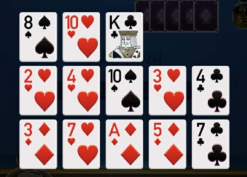
#> input picture src/ml/test_cards.jpg, 247 x 177 px
$ python -i card_detector.py   (imports and definitions only)
#> lines starting #> are read from the running program, lines starting #| are printed output that depends on the picture; after the words box and inside, x2 and y2 are one past the last pixel; in counts of white or black regions, pixels touching at a corner belong together
"""
Card Detection Module - Nhận diện lá bài từ hình ảnh
Supports multiple detection methods:
1. Template Matching (fast, works with standard card designs)
2. Color + Contour Detection (medium, works with most cards)
3. YOLO/CNN Model (accurate, requires training)
4. Google Vision API (cloud-based, very accurate)
"""

import cv2
import numpy as np
from PIL import Image
from pathlib import Path
from typing import List, Tuple, Optional, Dict, Any
from dataclasses import dataclass
from enum import Enum
import logging
import io
import base64

# Setup logging
# [1 line not run here, left out]
logger = logging.getLogger(__name__)


class DetectionMethod(Enum):
    TEMPLATE = "template"
    CONTOUR = "contour"
    YOLO = "yolo"
    HYBRID = "hybrid"
    MANUAL = "manual"


@dataclass
class DetectedCard:
    """Represents a detected card"""
    rank: str  # 2-10, J, Q, K, A
    suit: str  # S, H, D, C (Spades, Hearts, Diamonds, Clubs)
    confidence: float  # 0.0 - 1.0
    bbox: Tuple[int, int, int, int]  # x, y, width, height

    def to_string(self) -> str:
        """Convert to string format like 'AS', 'KH', '10D'"""
        return f"{self.rank}{self.suit}"

    def __str__(self):
        return self.to_string()


@dataclass
class DetectionResult:
    """Result of card detection"""
    cards: List[DetectedCard]
    image_with_boxes: np.ndarray
    raw_image: np.ndarray
    method_used: DetectionMethod
    processing_time: float
    warnings: List[str]

    @property
    def card_strings(self) -> List[str]:
        return [c.to_string() for c in self.cards]

    @property
    def is_valid_hand(self) -> bool:
        return len(self.cards) == 13 and len(set(self.card_strings)) == 13


class CardDetector:
    """
    Main card detection class
    """

    # Card dimensions ratio (standard playing cards)
    CARD_ASPECT_RATIO = 1.4  # height/width

    # Suit colors
    RED_SUITS = ['H', 'D']  # Hearts, Diamonds
    BLACK_SUITS = ['S', 'C']  # Spades, Clubs

    # Rank values
    RANKS = ['2', '3', '4', '5', '6', '7', '8', '9', '10', 'J', 'Q', 'K', 'A']
    SUITS = ['S', 'H', 'D', 'C']

    # Suit symbols for display
    SUIT_SYMBOLS = {
        'S': '♠', 'H': '♥', 'D': '♦', 'C': '♣'
    }

    def __init__(self, method: DetectionMethod = DetectionMethod.HYBRID):
        self.method = method
        self.templates_loaded = False
        self.templates = {}
        self.yolo_model = None

        # Try to load templates
        self._load_templates()

        # Try to load YOLO model if available
        if method in [DetectionMethod.YOLO, DetectionMethod.HYBRID]:
            self._load_yolo_model()

    def _load_templates(self):
        """Load card templates for template matching"""
        template_dir = Path(__file__).parent.parent.parent / "data" / "card_templates"

        if template_dir.exists():
            for rank in self.RANKS:
                for suit in self.SUITS:
                    template_path = template_dir / f"{rank}{suit}.png"
                    if template_path.exists():
                        template = cv2.imread(str(template_path))
                        if template is not None:
                            self.templates[f"{rank}{suit}"] = template

            if self.templates:
                self.templates_loaded = True
                logger.info(f"Loaded {len(self.templates)} card templates")
        else:
            logger.warning(f"Template directory not found: {template_dir}")

    def _load_yolo_model(self):
        """Load YOLO model for card detection"""
        try:
            from ultralytics import YOLO

            model_path = Path(__file__).parent.parent.parent / "models" / "card_detection" / "yolo_cards.pt"

            if model_path.exists():
                self.yolo_model = YOLO(str(model_path))
                logger.info("YOLO card detection model loaded")
            else:
                # Try to use pre-trained model
                logger.warning("Custom YOLO model not found, using fallback methods")
        except ImportError:
            logger.warning("ultralytics not installed, YOLO detection disabled")
        except Exception as e:
            logger.error(f"Error loading YOLO model: {e}")

    def detect_from_image(self, image: np.ndarray) -> DetectionResult:
        """
        Detect cards from numpy array image

        Args:
            image: BGR image as numpy array

        Returns:
            DetectionResult with detected cards
        """
        import time
        start_time = time.time()

        warnings = []

        # Preprocess image
        processed = self._preprocess_image(image)

        # Try detection methods based on setting
        if self.method == DetectionMethod.YOLO and self.yolo_model:
            cards = self._detect_yolo(processed)
        elif self.method == DetectionMethod.TEMPLATE and self.templates_loaded:
            cards = self._detect_template(processed)
        elif self.method == DetectionMethod.CONTOUR:
            cards = self._detect_contour(processed)
        elif self.method == DetectionMethod.HYBRID:
            cards = self._detect_hybrid(processed)
        else:
            # Fallback to contour detection
            cards = self._detect_contour(processed)
            warnings.append("Using fallback contour detection")

        # Post-process: remove duplicates, sort
        cards = self._post_process_cards(cards)

        # Draw boxes on image
        image_with_boxes = self._draw_detections(image.copy(), cards)

        processing_time = time.time() - start_time

        # Validate
        if len(cards) != 13:
            warnings.append(f"Detected {len(cards)} cards, expected 13")

        if len(cards) != len(set(c.to_string() for c in cards)):
            warnings.append("Duplicate cards detected")

        return DetectionResult(
            cards=cards,
            image_with_boxes=image_with_boxes,
            raw_image=image,
            method_used=self.method,
            processing_time=processing_time,
            warnings=warnings
        )

    # [14 lines left out: functions detect_from_file, detect_from_bytes, not called in this run]

    def detect_from_pil(self, pil_image: Image.Image) -> DetectionResult:
        """Detect cards from PIL Image"""
        # Convert PIL to OpenCV format
        image = cv2.cvtColor(np.array(pil_image), cv2.COLOR_RGB2BGR)
#> image is the input picture: shape (177, 247, 3); mean B, G, R 116.1, 111.7, 122.2
        return self.detect_from_image(image)

    # [8 lines left out: function detect_from_base64, not called in this run]

    def _preprocess_image(self, image: np.ndarray) -> np.ndarray:
        """Preprocess image for detection"""
        # Resize if too large
        max_dim = 1920
        h, w = image.shape[:2]
#> h = 177; w = 247

        if max(h, w) > max_dim:
            scale = max_dim / max(h, w)
            image = cv2.resize(image, None, fx=scale, fy=scale)

        # Enhance contrast
        lab = cv2.cvtColor(image, cv2.COLOR_BGR2LAB)
#> lab: shape (177, 247, 3); mean of channels 0, 1, 2 117.4, 133.7, 127.6
        l, a, b = cv2.split(lab)
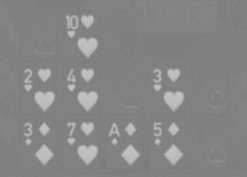
#> a: shape (177, 247); min 120, max 197, mean 133.7
        clahe = cv2.createCLAHE(clipLimit=2.0, tileGridSize=(8, 8))
        l = clahe.apply(l)
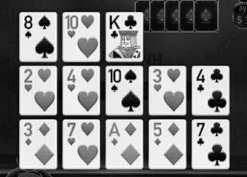
#> l: shape (177, 247); min 1, max 254, mean 123.6
        enhanced = cv2.merge([l, a, b])
#> enhanced: shape (177, 247, 3); mean of channels 0, 1, 2 123.6, 133.7, 127.6
        enhanced = cv2.cvtColor(enhanced, cv2.COLOR_LAB2BGR)
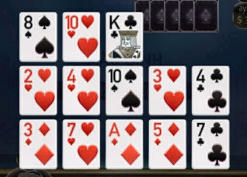
#> enhanced: shape (177, 247, 3); mean B, G, R 121.3, 117, 127.5

        return enhanced

    def _detect_contour(self, image: np.ndarray) -> List[DetectedCard]:
        """
        Detect cards using contour detection
        Works by finding rectangular shapes with card aspect ratio
        """
        cards = []

        # Convert to grayscale
        gray = cv2.cvtColor(image, cv2.COLOR_BGR2GRAY)
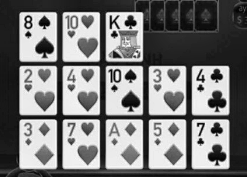
#> gray: shape (177, 247); min 2, max 254, mean 120.7

        # Apply blur and edge detection
        blurred = cv2.GaussianBlur(gray, (5, 5), 0)
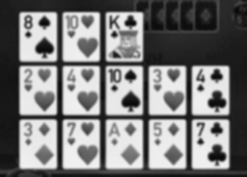
#> blurred: shape (177, 247); min 9, max 241, mean 120.7
        edges = cv2.Canny(blurred, 50, 150)
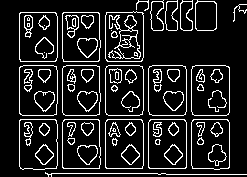
#> edges: shape (177, 247); 13.1% white in thin lines or dots

        # Dilate edges to close gaps
        kernel = np.ones((3, 3), np.uint8)
        dilated = cv2.dilate(edges, kernel, iterations=2)
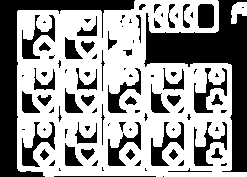
#> dilated: shape (177, 247); 59.3% white; 94 black regions (44 under 20 px)

        # Find contours
        contours, _ = cv2.findContours(dilated, cv2.RETR_EXTERNAL, cv2.CHAIN_APPROX_SIMPLE)
#> contours = 2 contours; box (x1, y1, x2, y2) and area: (17, 0, 247, 177) 33019, (231, 2, 247, 24) 203

        # Filter contours by size and shape
        image_area = image.shape[0] * image.shape[1]
#> image_area = 43719
        min_card_area = image_area * 0.01  # Card should be at least 1% of image
#> min_card_area = 437.2
        max_card_area = image_area * 0.15  # Card should be at most 15% of image
#> max_card_area = 6557.8

        card_contours = []

        for contour in contours:
            area = cv2.contourArea(contour)

            if min_card_area < area < max_card_area:
                # Approximate contour to polygon
                peri = cv2.arcLength(contour, True)
                approx = cv2.approxPolyDP(contour, 0.02 * peri, True)

                # Cards should have 4 corners
                if len(approx) == 4:
                    # Check aspect ratio
                    x, y, w, h = cv2.boundingRect(approx)
                    aspect_ratio = max(h, w) / min(h, w)

                    if 1.2 < aspect_ratio < 1.8:  # Close to card ratio
                        card_contours.append((contour, (x, y, w, h)))
#> this loop made 2 passes
#> area on passes 1 to 2: 203, 33019
#> after the loop, card_contours = []

        # Extract card regions and identify
        for contour, bbox in card_contours:
            x, y, w, h = bbox
            card_roi = image[y:y+h, x:x+w]

            # Identify card
            rank, suit, confidence = self._identify_card_region(card_roi)

            if rank and suit:
                cards.append(DetectedCard(
                    rank=rank,
                    suit=suit,
                    confidence=confidence,
                    bbox=bbox
                ))
#> this loop made 0 passes
#> after the loop, cards = []

        return cards

    # [164 lines left out: functions _identify_card_region, _detect_suit_color, _detect_rank, _detect_template, _detect_yolo, not called in this run]

    def _detect_hybrid(self, image: np.ndarray) -> List[DetectedCard]:
        """
        Hybrid detection: combine multiple methods
        """
        all_cards = []

        # Try YOLO first if available
        if self.yolo_model:
            yolo_cards = self._detect_yolo(image)
            all_cards.extend(yolo_cards)

        # If not enough cards, try contour
        if len(all_cards) < 13:
            contour_cards = self._detect_contour(image)
#> contour_cards = []
            all_cards.extend(contour_cards)

        # If still not enough and templates available, try template
        if len(all_cards) < 13 and self.templates_loaded:
            template_cards = self._detect_template(image)
            all_cards.extend(template_cards)

        return all_cards

    def _post_process_cards(self, cards: List[DetectedCard]) -> List[DetectedCard]:
        """Post-process detected cards: remove duplicates, sort by position"""
        if not cards:
            return []

        # Remove duplicates (same card detected multiple times)
        unique_cards = {}

        for card in cards:
            key = card.to_string()

            if key not in unique_cards or card.confidence > unique_cards[key].confidence:
                unique_cards[key] = card

        # Sort by x position (left to right)
        sorted_cards = sorted(unique_cards.values(), key=lambda c: c.bbox[0])

        return sorted_cards

    def _draw_detections(self, image: np.ndarray, cards: List[DetectedCard]) -> np.ndarray:
        """Draw detection boxes on image"""
        for card in cards:
            x, y, w, h = card.bbox

            # Color based on suit
            if card.suit in self.RED_SUITS:
                color = (0, 0, 255)  # Red
            else:
                color = (0, 0, 0)  # Black

            # Draw rectangle
            cv2.rectangle(image, (x, y), (x + w, y + h), color, 2)

            # Draw label
            label = f"{card.rank}{self.SUIT_SYMBOLS.get(card.suit, card.suit)}"
            label_size = cv2.getTextSize(label, cv2.FONT_HERSHEY_SIMPLEX, 0.7, 2)[0]

            # Background for label
            cv2.rectangle(image, (x, y - label_size[1] - 10),
                         (x + label_size[0], y), color, -1)

            # Text
            cv2.putText(image, label, (x, y - 5),
                       cv2.FONT_HERSHEY_SIMPLEX, 0.7, (255, 255, 255), 2)

            # Confidence
            conf_text = f"{card.confidence:.0%}"
            cv2.putText(image, conf_text, (x, y + h + 20),
                       cv2.FONT_HERSHEY_SIMPLEX, 0.5, color, 1)

        return image


class ManualCardSelector:
    """
    Interactive card selection for when auto-detection fails
    """

    def __init__(self):
        self.selected_cards = []

    # [75 lines left out: functions get_card_grid_html, create_sample_detection, validate_detected_cards, not called in this run]


# ============ TESTING ============

# [16 lines not run here, left out]

>>> import cv2
>>> picture = cv2.cvtColor(cv2.imread('test_cards.jpg'), cv2.COLOR_BGR2RGB)
>>> result = CardDetector().detect_from_pil(picture)
